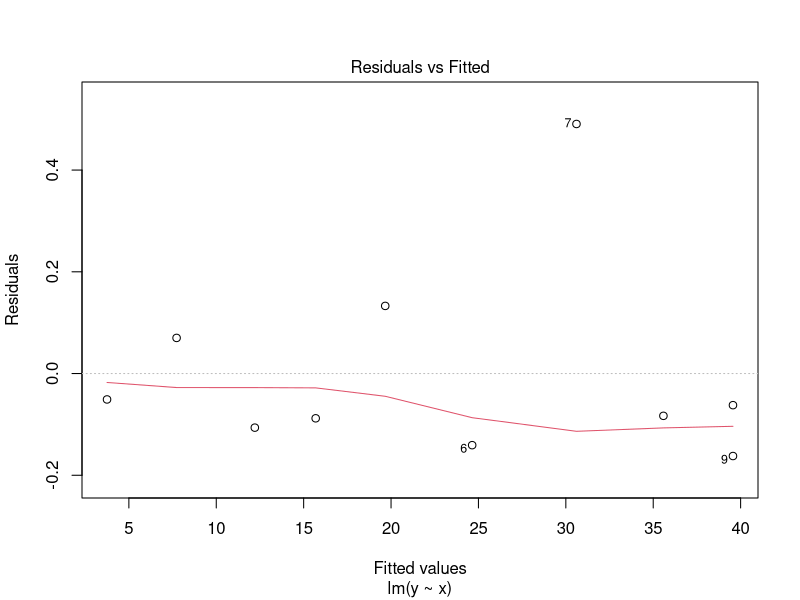
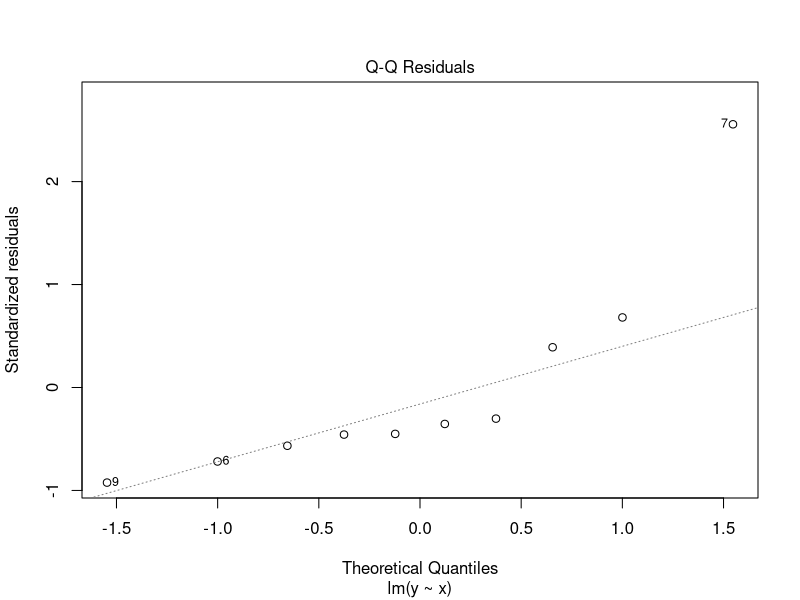
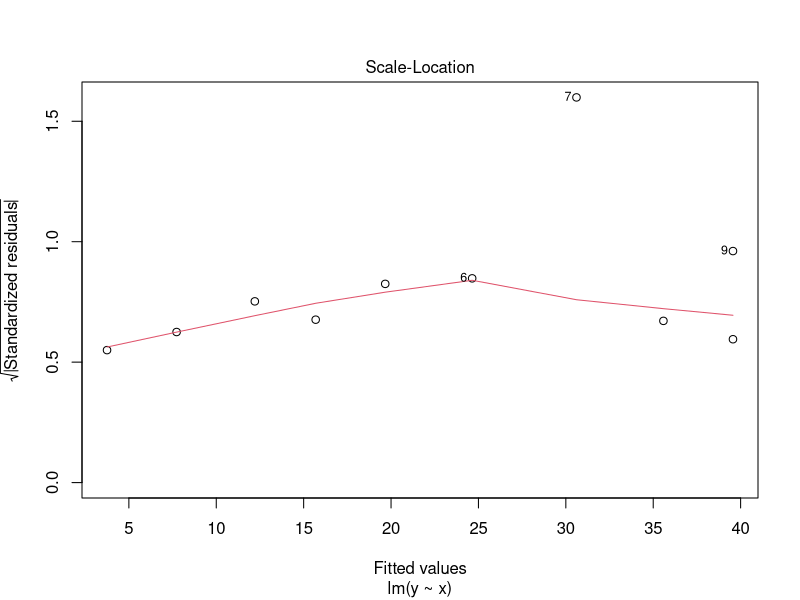
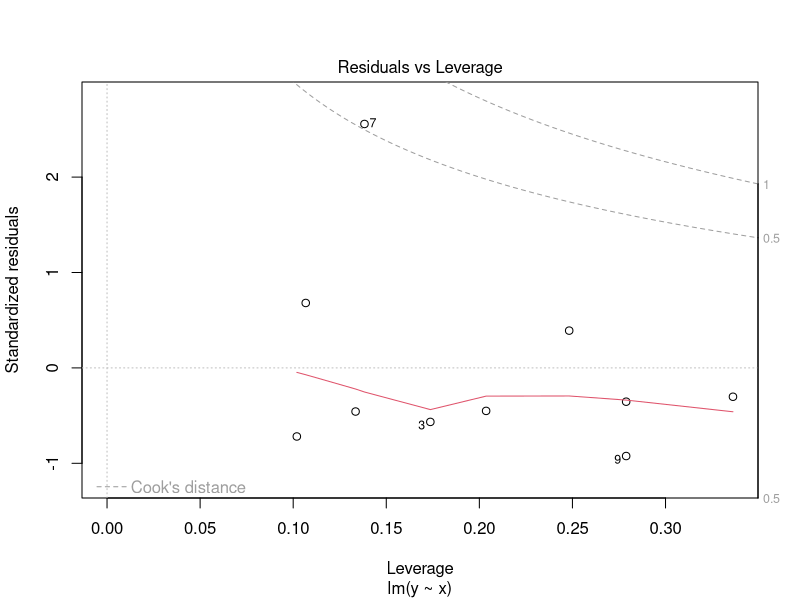

R code for these plots, in order:



############################ Problem 5 #########################



# Author: Md Salman Rahman
# Course: MATH 6364 Statistical Methods
# Course Instructor: Dr. George Yanev


x <-c(4,8,12.5,16,20,25,31,36,40,40)
y<-c(3.7,7.8,12.1,15.6,19.8,24.5,31.1,35.5,39.4,39.5)

data<-cbind(x,y)
d_frame <- as.data.frame(data)
########### (a) simple linear regression  ###########

reg5<-lm(y~ x)

summary(reg5)

plot(reg5)



########### (b) and (c) computing the 95% confidence interval and slope for intercept ###########

# confidence interval 
confint(reg5, level=0.95)


## (d),(e), and (f)

model_e<- lm(y~0+x, data=d_frame)

summary(model_e)

confint(model_e, level=0.95)

